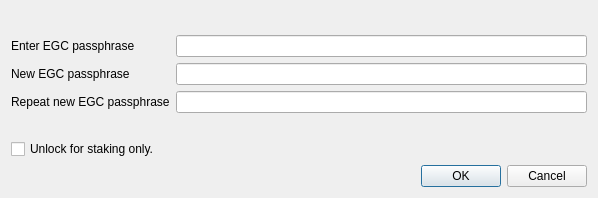
<?xml version="1.0" encoding="UTF-8"?>
<ui version="4.0">
 <class>AskPassphraseDialog</class>
 <widget class="QDialog" name="AskPassphraseDialog">
  <property name="geometry">
   <rect>
    <x>0</x>
    <y>0</y>
    <width>598</width>
    <height>198</height>
   </rect>
  </property>
  <property name="sizePolicy">
   <sizepolicy hsizetype="Preferred" vsizetype="Minimum">
    <horstretch>0</horstretch>
    <verstretch>0</verstretch>
   </sizepolicy>
  </property>
  <property name="minimumSize">
   <size>
    <width>550</width>
    <height>0</height>
   </size>
  </property>
  <property name="windowTitle">
   <string>Passphrase Dialog</string>
  </property>
  <layout class="QVBoxLayout" name="verticalLayout">
   <item>
    <widget class="QLabel" name="warningLabel">
     <property name="textFormat">
      <enum>Qt::RichText</enum>
     </property>
     <property name="wordWrap">
      <bool>true</bool>
     </property>
    </widget>
   </item>
   <item>
    <layout class="QFormLayout" name="formLayout">
     <property name="fieldGrowthPolicy">
      <enum>QFormLayout::AllNonFixedFieldsGrow</enum>
     </property>
     <item row="0" column="1">
      <widget class="QLineEdit" name="passEdit1">
       <property name="echoMode">
        <enum>QLineEdit::Password</enum>
       </property>
      </widget>
     </item>
     <item row="1" column="0">
      <widget class="QLabel" name="passLabel2">
       <property name="text">
        <string>New EGC passphrase</string>
       </property>
      </widget>
     </item>
     <item row="1" column="1">
      <widget class="QLineEdit" name="passEdit2">
       <property name="echoMode">
        <enum>QLineEdit::Password</enum>
       </property>
      </widget>
     </item>
     <item row="2" column="0">
      <widget class="QLabel" name="passLabel3">
       <property name="text">
        <string>Repeat new EGC passphrase</string>
       </property>
      </widget>
     </item>
     <item row="2" column="1">
      <widget class="QLineEdit" name="passEdit3">
       <property name="echoMode">
        <enum>QLineEdit::Password</enum>
       </property>
      </widget>
     </item>
     <item row="3" column="1">
      <widget class="QLabel" name="capsLabel">
       <property name="font">
        <font>
         <weight>75</weight>
         <bold>true</bold>
        </font>
       </property>
       <property name="text">
        <string/>
       </property>
       <property name="alignment">
        <set>Qt::AlignCenter</set>
       </property>
      </widget>
     </item>
     <item row="0" column="0">
      <widget class="QLabel" name="passLabel1">
       <property name="text">
        <string>Enter EGC passphrase</string>
       </property>
      </widget>
     </item>
     <item row="4" column="0">
      <widget class="QCheckBox" name="stakingCheckBox">
       <property name="enabled">
        <bool>true</bool>
       </property>
       <property name="visible">
        <bool>false</bool>
       </property>
       <property name="toolTip">
        <string>Serves to disable sendmoney when OS account compromised.</string>
       </property>
       <property name="text">
        <string>Unlock for staking only.</string>
       </property>
      </widget>
     </item>
    </layout>
   </item>
   <item>
    <widget class="QDialogButtonBox" name="buttonBox">
     <property name="orientation">
      <enum>Qt::Horizontal</enum>
     </property>
     <property name="standardButtons">
      <set>QDialogButtonBox::Cancel|QDialogButtonBox::Ok</set>
     </property>
    </widget>
   </item>
  </layout>
 </widget>
 <resources/>
 <connections>
  <connection>
   <sender>buttonBox</sender>
   <signal>accepted()</signal>
   <receiver>AskPassphraseDialog</receiver>
   <slot>accept()</slot>
   <hints>
    <hint type="sourcelabel">
     <x>248</x>
     <y>254</y>
    </hint>
    <hint type="destinationlabel">
     <x>157</x>
     <y>274</y>
    </hint>
   </hints>
  </connection>
  <connection>
   <sender>buttonBox</sender>
   <signal>rejected()</signal>
   <receiver>AskPassphraseDialog</receiver>
   <slot>reject()</slot>
   <hints>
    <hint type="sourcelabel">
     <x>316</x>
     <y>260</y>
    </hint>
    <hint type="destinationlabel">
     <x>286</x>
     <y>274</y>
    </hint>
   </hints>
  </connection>
 </connections>
</ui>
